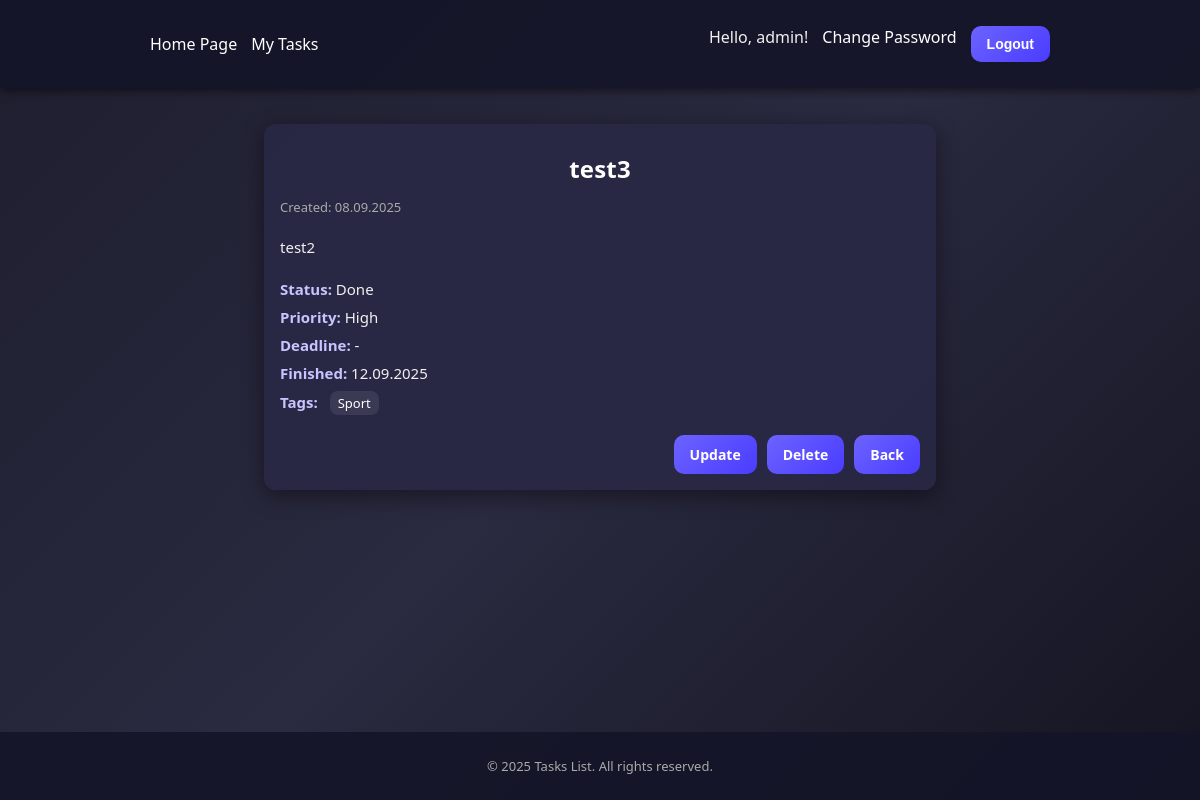
The app's page /tasks/7/ (signed in) with its own data.
### tasks/models.py (models this page shows, shortened)
class Task(models.Model):
    class Status(models.TextChoices):
        NEW='new','New'
        IN_PROGRESS='in_progress','In progress'
        DONE='done','Done'
    class Priority(models.IntegerChoices):
        LOW=1,'Low'
        NORMAL=2,'Normal'
        HIGH=3,'High'
    owner=models.ForeignKey(User,on_delete=models.CASCADE,related_name='tasks')
    title=models.CharField(max_length=120)
    description=models.TextField(blank=True)
    status=models.CharField(max_length=20,choices=Status,default=Status.NEW)
    priority=models.IntegerField(choices=Priority,default=Priority.NORMAL)
    due_date=models.DateField(null=True,blank=True)
    completed_at=models.DateTimeField(null=True,blank=True)
    tags=models.ManyToManyField(Tag,blank=True,related_name='tasks')
    created_at=models.DateTimeField(auto_now_add=True)
    updated_at=models.DateTimeField(auto_now=True)
    def is_overdue(self) -> bool:
        return (
            self.status != self.Status.DONE
            and self.due_date is not None
            and timezone.localdate() > self.due_date
        )

class Tag(models.Model):
    name=models.CharField(max_length=64,unique=True)
    slug=models.SlugField(max_length=64,unique=True,blank=True)

### tasks/views.py (the view)
# urls.py: path('<int:pk>/',TaskDetailView.as_view(),name='detail'),
class TaskDetailView(OwnerQuerysetMixin,OwnerObjectMixin,DetailView):
    model = Task
    template_name = "tasks/detail.html"
    context_object_name = 'task'

### tasks/views.py (called while the page is built)
    def get_queryset(self):
        qs=super().get_queryset()
        return qs.filter(owner=self.request.user)

    def test_func(self):
        obj=self.get_object()
        return obj.owner_id == self.request.user.id

### templates/tasks/detail.html (shortened to what this page needs)
{% extends "base.html" %}
{% block content %}
<div class="card task-detail">
  <h2 class="task-title">{{ task.title }}</h2>
  <p class="task-meta">Created: {{ task.created_at|date:"d.m.Y" }}</p>
  <p class="task-desc">{{ task.description|default:"(no description)" }}</p>
  <ul class="task-info">
    <li><strong>Status:</strong> {{ task.get_status_display }}</li>
    <li><strong>Priority:</strong> {{ task.get_priority_display }}</li>
    <li>
      <strong>Deadline:</strong> {{ task.due_date|default:"-" }}
    </li>
    <li><strong>Finished:</strong> {{ task.completed_at|date:"d.m.Y"|default:"-" }}</li>
    <li>
      <strong>Tags:</strong>
      {% if task.tags.all %}
        <span class="tags">
          {% for tag in task.tags.all %}
            <span class="tag">{{ tag.name }}</span>
          {% endfor %}
        </span>
      {% else %}
        none
      {% endif %}
    </li>
  </ul>
  <div class="task-actions">
    <a href="{% url 'tasks:edit' task.pk %}" class="btn btn-sm">Update</a>
    <a href="{% url 'tasks:delete' task.pk %}" class="btn btn-sm btn-danger">Delete</a>
    <a href="{% url 'tasks:list' %}" class="btn btn-sm btn-secondary">Back</a>
  </div>
</div>
{% endblock %}

### templates/base.html (shortened to what this page needs)
<!DOCTYPE html>
<html lang="en">
<head>
    {% load static %}
    <link rel="stylesheet" href="{% static 'css/styles.css' %}">
</head>
<body>
<header>
    <div class="container navbar">
        <ul class="links">
            <li><a href="{% url 'home' %}">Home Page</a></li>
            {% if user.is_authenticated %}
                <li><a href="{% url 'tasks:list' %}">My Tasks</a></li>
            {% endif %}
        </ul>
        <ul class="links">
            {% if user.is_authenticated %}
                <li class="user-greet">Hello, {{ user.username }}!</li>
                <li><a href="{% url 'password_change' %}">Change Password</a></li>
                <li>
                    <form action="{% url 'logout' %}" method="post" style="display:inline;">
                        <button type="submit" class="btn btn-sm">Logout</button>
                    </form>
                </li>
            {% else %}
                <li><a href="{% url 'login' %}" class="btn btn-sm">Login</a></li>
                <li><a href="{% url 'tasks:signup' %}" class="btn btn-sm">Register</a></li>
            {% endif %}
        </ul>
    </div>
</header>
<main class="page-container">
    {% block content %}{% endblock %}
</main>
<footer>
    <p>&copy; 2025 Tasks List. All rights reserved.</p>
</footer>
</body>
</html>

### static/css/styles.css (style rules this page uses)
:root { --bg-1:#1e1e2f; --bg-2:#2a2a40; --bg-3:#141421; --card:#2a2a40; --card-2:#28284a; --txt:#f0f0f0; --muted:#b9b8d3; --accent:#6c63ff; --accent-2:#4a3cff; --accent-3:#9d8cff; --danger:#ff5c7a; --ok:#32d46b; }
html,body { height:100% }
body { margin:0; font-family:"Segoe UI",Roboto,Arial,sans-serif; color:var(--txt); background: linear-gradient(135deg,var(--bg-1),var(--bg-2),var(--bg-3)); display:flex; flex-direction:column; }
.container, main, .page-container { max-width: 900px; width: 100%; margin: 0 auto; padding: 16px 20px; }
h1,h2 { margin: 12px auto 10px; font-weight:700; letter-spacing:.2px; text-align:center; }
header { background: rgba(20,20,40,.9); padding: 10px 0; box-shadow: 0 2px 10px rgba(0,0,0,.6); }
.navbar { display:flex; align-items:center; justify-content:space-between; gap: 12px; }
.navbar .links { display:flex; gap:14px; list-style:none; margin:0; padding:0; }
.navbar a { color:#fff; text-decoration:none; font-weight:500 }
.card { background: rgba(40,40,70,.9); border-radius: 12px; padding: 16px; margin: 14px 0; box-shadow: 0 6px 22px rgba(0,0,0,.45); }
a.btn, button.btn, .btn, button { display:inline-flex; align-items:center; justify-content:center; gap:8px; border:none; cursor:pointer; user-select:none; background: linear-gradient(135deg,var(--accent),var(--accent-2)); color:#fff; border-radius:10px; padding: 10px 16px; font-weight:600; font-size:14px; transition:.2s transform, .2s filter; }
.btn-sm { padding: 8px 12px; font-size:13px }
.btn-secondary { background: #3a3a55 }
.btn-danger { background: linear-gradient(135deg,#ff6b8a,#ff3d66) }
form { max-width: 560px; margin: 12px auto; display: flex; flex-direction: column; gap: 12px; }
footer { margin-top:auto; background: rgba(20,20,40,.9); text-align:center; padding: 12px; font-size:13px; color:#aaa; }
a, a:visited { color:#c9c4ff; text-decoration:none }
.task-detail { max-width: 640px; margin: 20px auto; text-align: left; }
.task-title { font-size: 24px; margin-bottom: 6px; color: #fff; }
.task-meta { font-size: 13px; color: #aaa; margin-bottom: 20px; }
.task-desc { font-size: 15px; margin-bottom: 20px; line-height: 1.5; }
.task-info { list-style: none; padding: 0; margin: 0 0 20px; }
.task-info li { margin-bottom: 8px; font-size: 15px; }
.task-info strong { color: #c9c4ff; }
.tags { display: inline-flex; flex-wrap: wrap; gap: 6px; margin-left: 8px; }
.tag { background: #3a3a55; color: #fff; padding: 3px 8px; border-radius: 8px; font-size: 13px; }
.task-actions { display: flex; gap: 10px; justify-content: flex-end; }

### records on screen
Task: title "test3", created_at "08.09.2025", description "test2", status "Done", priority "High", due_date "-", completed_at "12.09.2025"
Tag: name "Sport"

### other values on screen
{{ user.username }} "admin"
